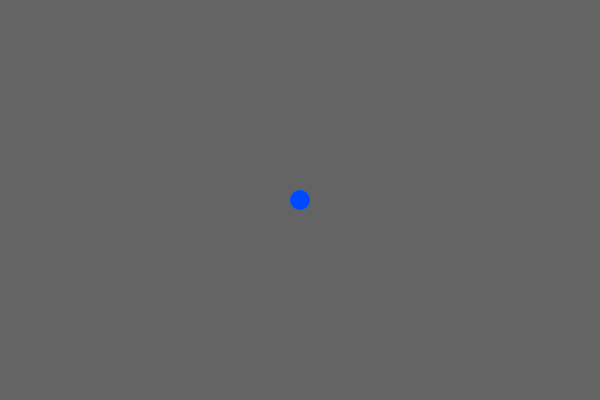
Frame 1 (no input)
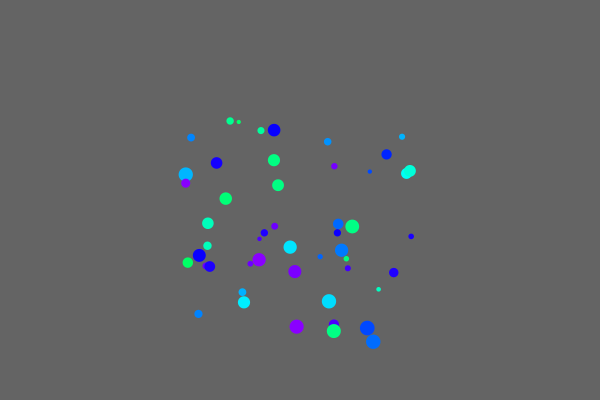
Frame 60 (the mouse pressed at the canvas centre just before this capture)
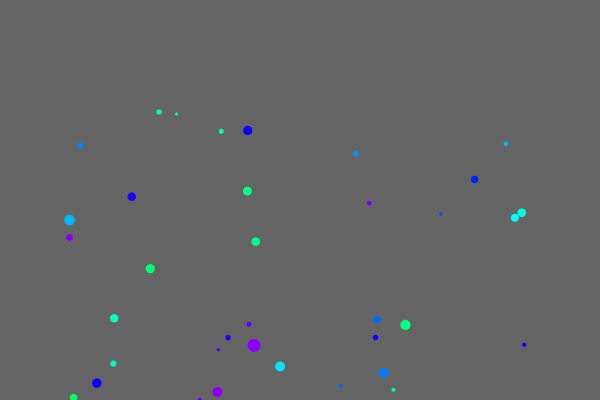
Frame 120 (the mouse held since frame 60 and released just before this capture)

The Processing sketch that drew these frames (run headless with seeded random() and noise(); from frame 60 on, the mouse is pressed at the canvas centre):

// Processing sketch: particulas01
// ── particulas01.pde
/* Exemplo de orientação a objetos
 *  com uma lista dinâmica 'ArrayList' de bolinhas da classe Bola.
 */

ArrayList<Bola> bolas;  // lista de bolas do grupo

void setup() {
  size(600, 400);
  noStroke();
  bolas = new ArrayList<Bola>(); // bolas é uma lista de bolinhas
  for (int i = 0; i < 50; i++) {
    bolas.add(new Bola(width/2, height/2, 5, 20));
  }
}

void draw() {
  background(100);
  for (Bola bola : bolas) {
    bola.plot();
    bola.update();
  }
  // remove bolas que sairam para baixo do canvas
  for (int i = bolas.size()-1; i >= 0; i--) { 
    Bola bola = bolas.get(i);
    if (bola.y > height) {
      bolas.remove(i);
    }
  }
}
void mousePressed() {
  //for (int i = 0; i < 50; i++) {
  bolas.add(new Bola(mouseX, mouseY, 10, 20));
  //}
}

class Bola {
  float x, y, vx, vy, tamanho;
  color cor;
  Bola(float px, float py, float tam_min, float tam_max) {
    x = px;
    y = py;
    tamanho = random(tam_min, tam_max);
    colorMode(HSB);
    cor = color(random(100, 200), 255, 255);
    vx = random(-2, 2);
    vy = random(-2, 2);
  }
  void plot() {
    fill(cor);
    ellipse ( x, y, tamanho, tamanho);
  }
  void update() {
    // reduz o tamanho 
    tamanho = tamanho * .995;
    // atualiza a posição x
    x = x + vx;
    // rebate nas laterais do canvas
    if (x < 0 || x > width) { 
      vx = -vx;
    }
    // "gravidade" 
    vy = vy + 0.02;
    // atualiza a posição y
    y = y + vy;
    // rebate no topo do canvas
    if (y < 0) { 
      vy = -vy;
    }
  }
}
